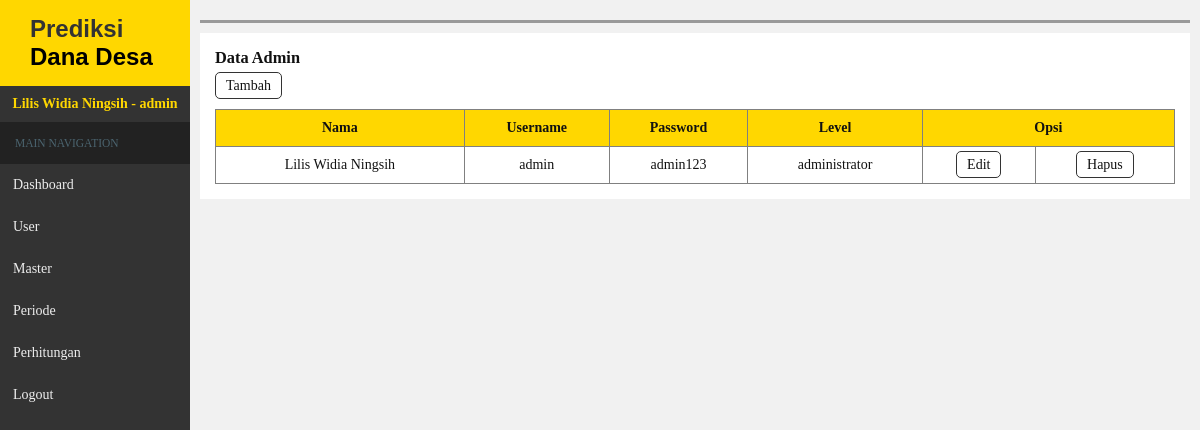
The app's page /admin/index.php?hal=user (signed in) with its own data.
### tables this page shows
CREATE TABLE `user` (
  `id_user` int(5) NOT NULL,
  `nama` varchar(30) NOT NULL,
  `username` varchar(30) NOT NULL,
  `password` varchar(30) NOT NULL,
  `id_level` int(5) NOT NULL
);

CREATE TABLE `level` (
  `id_level` int(5) NOT NULL,
  `nama_level` varchar(25) NOT NULL
);

### admin/user.php (the view)
<section class="content">
<h3>Data Admin</h3>
<a class="btn add" href="index.php?hal=user&aksi=input">Tambah</a>
	<table width="100%" border="1">
		<tr>
			<th>Nama</th>
			<th>Username</th>
			<th>Password</th>
			<th>Level</th>
			<th colspan="2">Opsi</th>
		</tr>
			<?php
			$q = $kdb->query("SELECT * FROM user JOIN level ON user.id_level = level.id_level");
			while($row = $q->fetch_assoc()){
			?>
		<tr align="center">
			<td><?php echo $row['nama'];?></td>
			<td><?php echo $row['username'];?></td>
			<td><?php echo $row['password'];?></td>
			<td><?php echo $row['nama_level'];?></td>
			<td><a class="btn edit" href="index.php?hal=user&aksi=edit&id=<?php echo $row['id_user'];?>">Edit</a></td>
			<td><a class="btn delete" onclick="return confirm('Yakin untuk menghapus ?')" href="index.php?hal=user&aksi=delete&id=<?php echo $row['id_user'];?>">Hapus</a></td>
		<?php }?>
		</tr>
	</table>
</section>

### admin/css/style.css (style rules this page uses)
* { margin:0;padding:0;box-sizing:border-box;list-style-type:none; text-decoration:none;color:#111; }
body { background-color:#f1f1f1; font-family:trebuchet MS; height:100%; }
.content { background-color: white;padding:15px;width:100%;overflow-x: auto; }
.content h3 { margin-bottom:10px; }
.btn { border:1px solid #333;border-radius:5px;padding:5px 10px;cursor:pointer; }
table { border-collapse:collapse;margin-top:15px; }
th, td { padding:10px 4px; }
th { background-color:gold; }

### records on screen
user: nama "Lilis Widia Ningsih", username "admin", password "admin123", id_level.nama_level "administrator"

### other values on screen
$_SESSION['nama1'] "Lilis Widia Ningsih"
$_SESSION['level1'] "admin"
